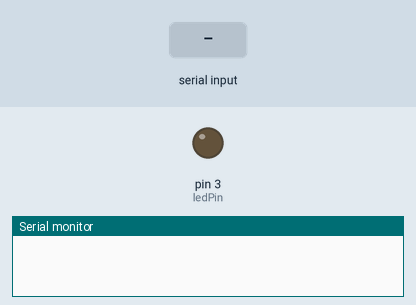
Bench run of a sketch on a simulated Arduino Uno, built with avr-gcc and run on an emulated ATmega328P. Shown: output pins drawn as LEDs (lit = HIGH), the last lines printed to the serial monitor. Inputs (shaded band) come from the test bench.

Above: at 1.2 s.
1.3 s: "90,45\n" received over Serial
At 1.8 s:
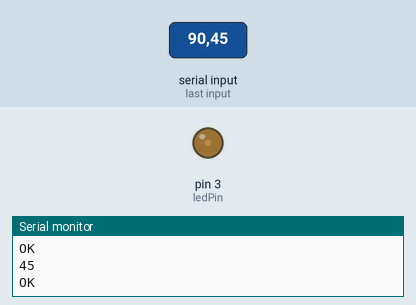
3.8 s: "30,150\n" received over Serial
At 4.6 s:
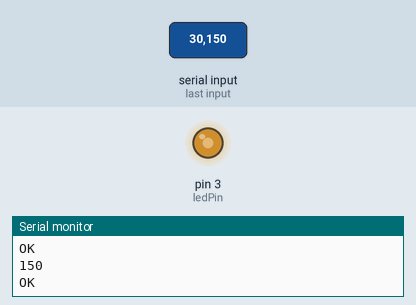
6.3 s: "200\n" received over Serial
At 6.7 s:
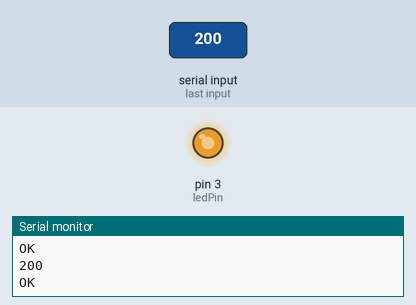
Timing chart, 0 to 9.3 s (numbered marks = the images above; inputs shaded):
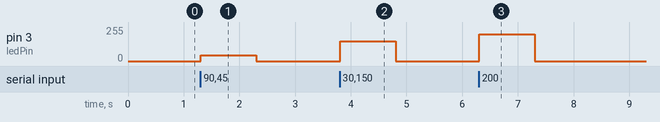

Measured:
- after the input at 1.3 s, pin 3 (ledPin): 0/255 → 45/255 at once, → 0/255 1.0 s later
- after the input at 3.8 s, pin 3 (ledPin): 0/255 → 150/255 at once, → 0/255 1.0 s later
- after the input at 6.3 s, pin 3 (ledPin): 0/255 → 200/255 at once, → 0/255 1.0 s later

The sketch:

arduino_serial_brightness.ino
```cpp
int ledPin = 3;    // LED connected to digital pin 9

void setup()  {
  // nothing happens in setup
  Serial.begin(9600);

}

void setBright(int brightness)
{
  if(brightness > 255)
  {
    digitalWrite(ledPin, LOW);
    pinMode(ledPin, INPUT);
    Serial.println("256");
    Serial.println("OK");
  }
  else
  {
    analogWrite(ledPin, brightness);
    Serial.println(brightness);
    Serial.println("OK");
  }
}

void loop()  {


  while(!Serial.available());
  setBright(Serial.parseInt());


}
```
